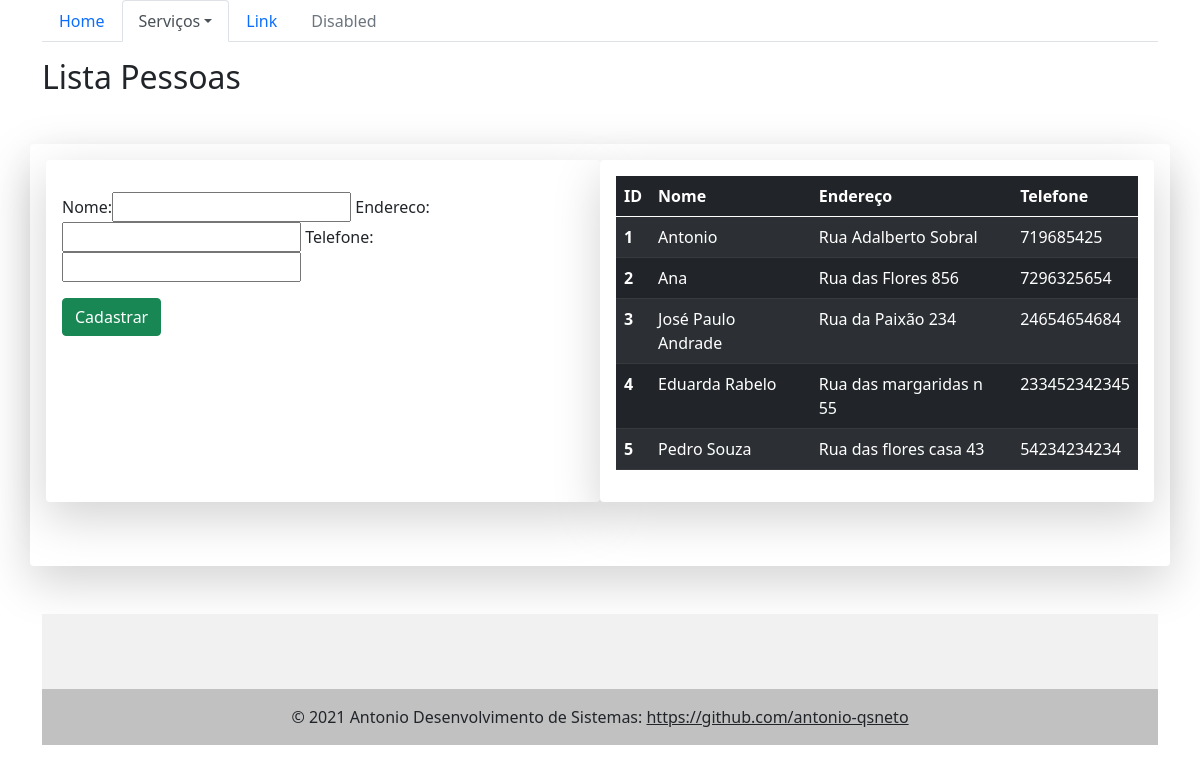
Page /pessoas/ on the earlier database version.
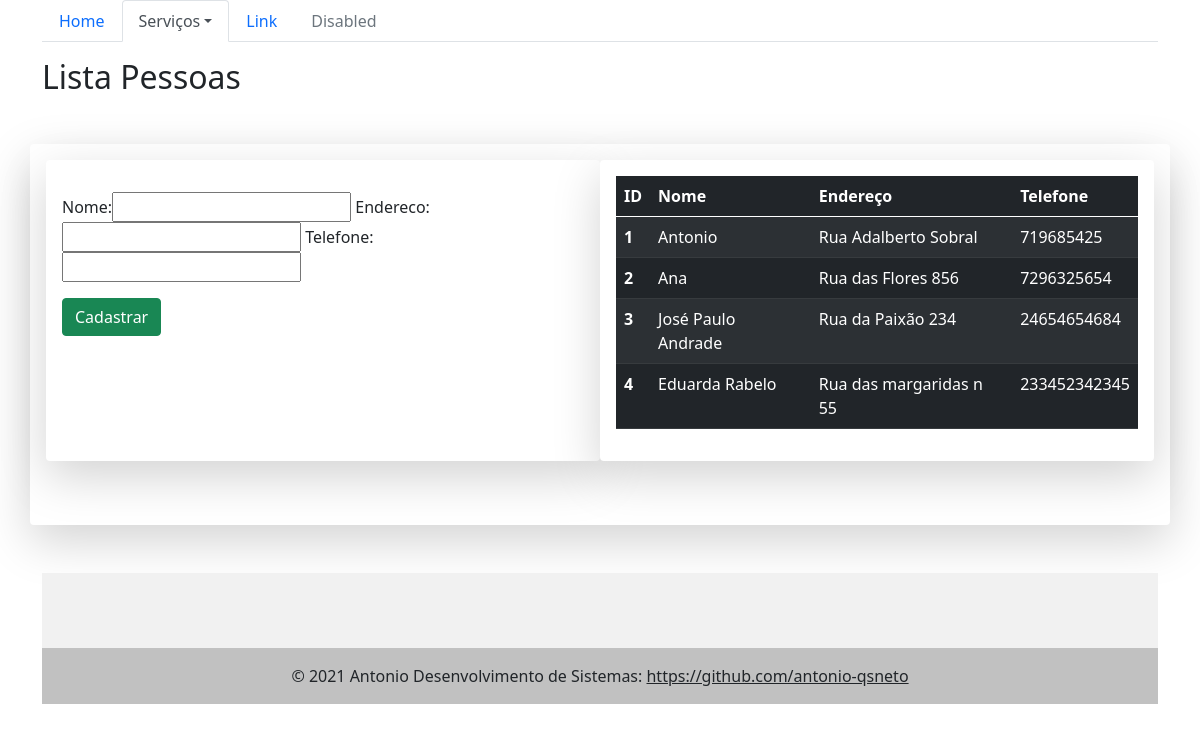
Same page on the later database version.
### core/models.py (models this page shows)
class Pessoa(models.Model):
    nome = models.CharField(max_length=100)
    endereco = models.CharField(max_length=100)
    telefone = models.CharField(max_length=20)
    def __str__(self):
        return self.nome
    """def __str__(self):
        return "{}".format(self.nome)"""

### core/views.py (the view)
# urls.py: url(r"^pessoas/$", lista_pessoas, name="core_lista_pessoas"),
def lista_pessoas(request):
    pessoas = Pessoa.objects.all()
    form = PessoaForm()
    return render(request, 'core/lista_pessoas.html', {'pessoas': pessoas, 'form': form})

### core/form.py
class PessoaForm(ModelForm):
    class Meta:
        model = Pessoa
        fields = '__all__'

### core/templates/core/lista_pessoas.html (shortened to what this page needs)
{% extends "base.html" %}
{% load bootstrap %}
{% block menu %}
<ul class="nav nav-tabs">
  <li class="nav-item">
    <a class="nav-link" href="{% url "core_home" %}"> Home </a>
  </li>
  <li class="nav-item dropdown">
    <a
      class="nav-link dropdown-toggle active"
      data-toggle="dropdown"
      href="#"
      role="button"
      aria-haspopup="true"
      aria-expanded="false">Serviços</a>
  </li>
  <li class="nav-item">
    <a class="nav-link" href="#">Link</a>
  </li>
  <li class="nav-item">
    <a class="nav-link disabled" href="#">Disabled</a>
  </li>
</ul>
{% endblock menu %}
{% block main %}
<div class="row">
  <div class="col-12">
    <h2 class="mb-5 mt-3">Lista Pessoas</h2>
  </div>
</div>
<div class="row shadow-lg p-3 mb-5 bg-white rounded">
  <div class="col-sm-6 shadow-lg p-3 mb-5 bg-white rounded">
    <form class="mt-3" action="{% url 'core_pessoas_novo' %}" method="POST">
      {% csrf_token %} {{ form|bootstrap_horizontal }}
      <div class="mt-3"><button class="btn btn-success" type="submit">Cadastrar</button></div>
    </form>
  </div>
  <div class="col-sm-6 shadow-lg p-3 mb-5 bg-white rounded">
<table class="table table-striped table-dark">
  <thead>
    <tr>
      <th scope="col">ID</th>
      <th scope="col">Nome</th>
      <th scope="col">Endereço</th>
      <th scope="col">Telefone</th>
    </tr>
  </thead>
<tbody>
    {% for pessoa in pessoas %}
    <tr>
      <th scope="row">{{ pessoa.id }}</th>
      <td> {{ pessoa.nome }} </td>
      <td>{{ pessoa.endereco }}</td>
      <td>{{ pessoa.telefone }}</td>
      </tr>
      {% endfor %}
  </tbody>
</table>
</div>
</div>
{% endblock main %}

Differences in the rows shown:
removed Pessoa: id "5", nome "Pedro Souza", endereco "Rua das flores casa 43", telefone "54234234234"
